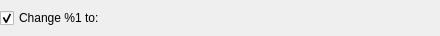
<?xml version="1.0" encoding="UTF-8"?>
<ui version="4.0">
 <class>ChangeGeometryPropertyWidget</class>
 <widget class="QWidget" name="ChangeGeometryPropertyWidget">
  <property name="geometry">
   <rect>
    <x>0</x>
    <y>0</y>
    <width>440</width>
    <height>36</height>
   </rect>
  </property>
  <property name="windowTitle">
   <string>Change Geometry Property</string>
  </property>
  <layout class="QHBoxLayout" name="horizontalLayout">
   <property name="margin">
    <number>0</number>
   </property>
   <item>
    <widget class="QCheckBox" name="change_property_checkbox">
     <property name="text">
      <string>Change %1 to:</string>
     </property>
     <property name="checked">
      <bool>true</bool>
     </property>
    </widget>
   </item>
   <item>
    <widget class="QWidget" name="geometry_destinations_placeholder_widget" native="true">
     <property name="sizePolicy">
      <sizepolicy hsizetype="Expanding" vsizetype="Preferred">
       <horstretch>0</horstretch>
       <verstretch>0</verstretch>
      </sizepolicy>
     </property>
    </widget>
   </item>
  </layout>
 </widget>
 <resources/>
 <connections/>
</ui>
